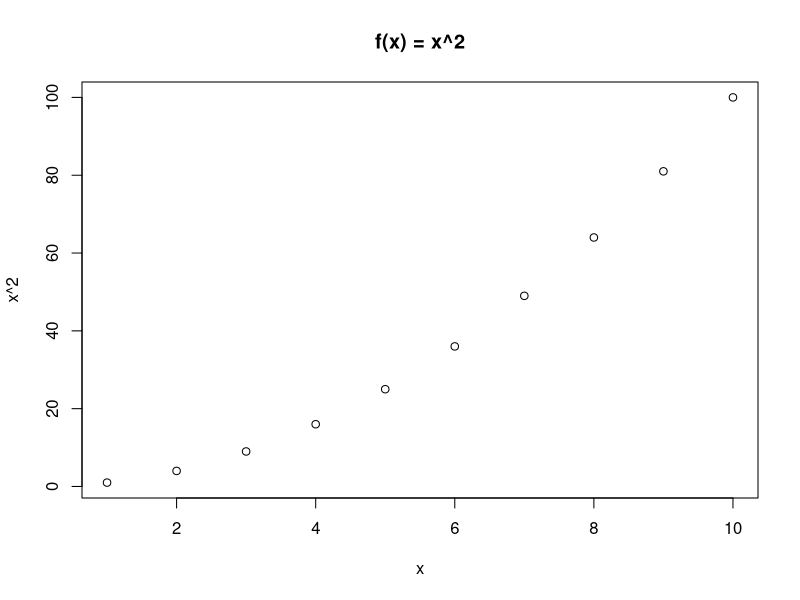
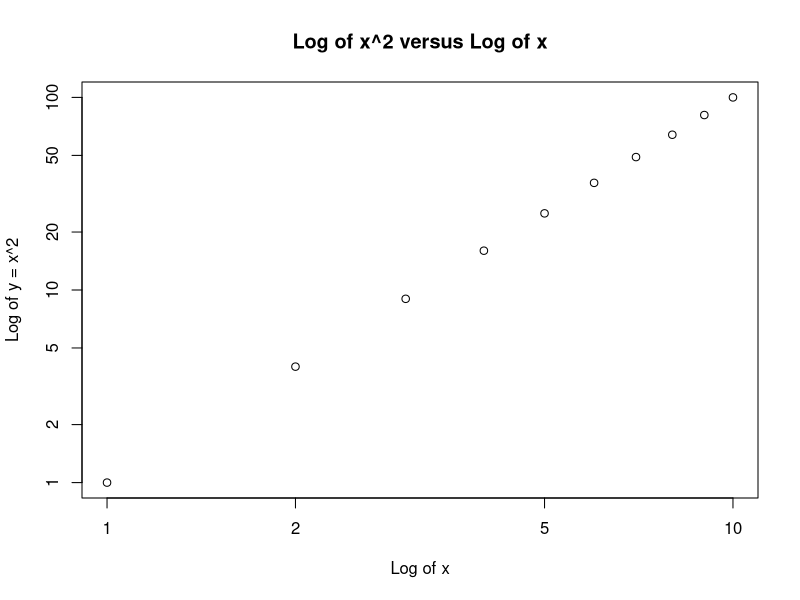
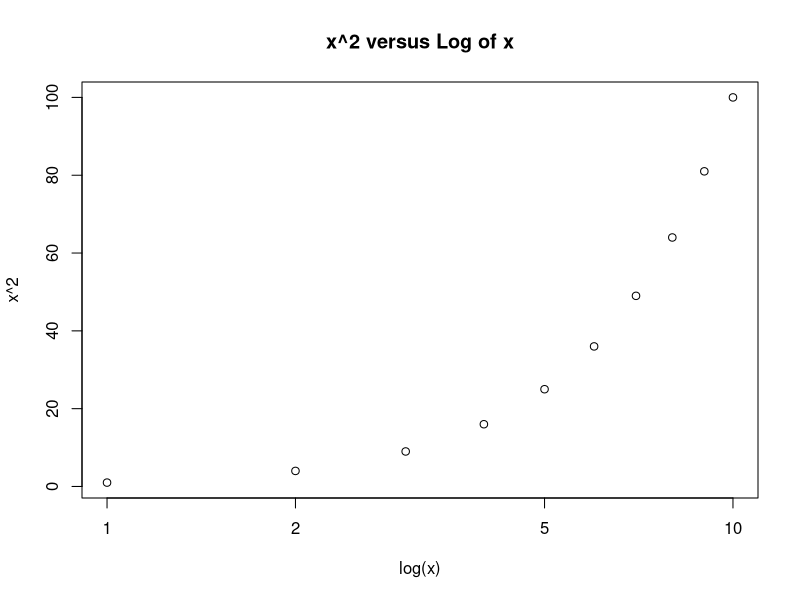
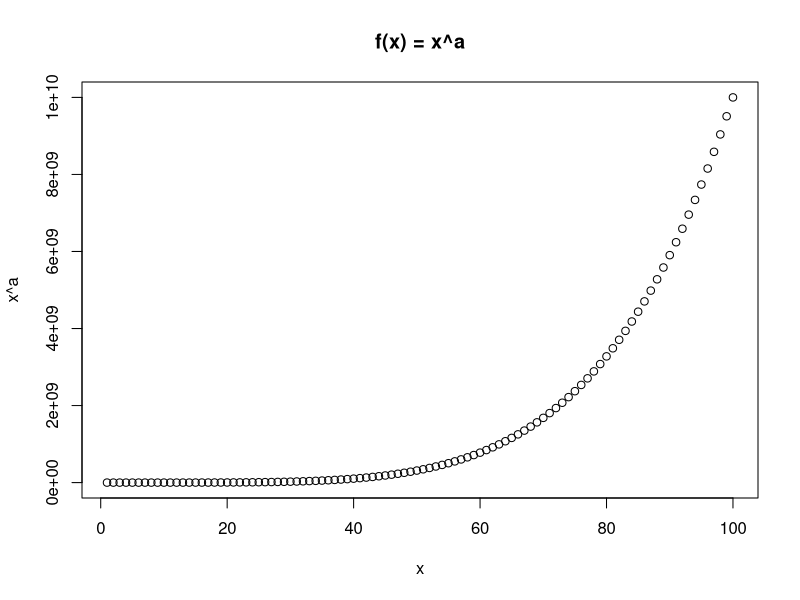

Reproduce these figures in R, in order.
# Exercise 12

### (a)

Power = function(){
  result = 2^3
  print(result)
}

Power()


### (b)

Power2 = function(x, a){
  result = x^a
  print(result)
}

Power2(3, 8)


### (c)

Power2(10, 3)
Power2(8, 17)
Power2(131, 3)


### (d)

Power3 = function(x, a){
  result = x^a
  return(result)
}

Power3(131, 3)


### (e)

x = 1:10
y = Power3(x, 2)
plot(x, y, xlab = 'x', ylab = 'x^2', 
     main = 'f(x) = x^2')
plot(x, Power3(x, 2), log = "xy", ylab = "Log of y = x^2", xlab = "Log of x", 
     main = "Log of x^2 versus Log of x")
plot(x, y, log = "x", xlab = 'log(x)', ylab = 'x^2',
     main = "x^2 versus Log of x")


### (f)

PlotPower = function(x, a){
  y = x^a
  plot(x, y, xlab = 'x', ylab = 'x^a', 
       main = 'f(x) = x^a')
}

PlotPower(1:100, 5)
